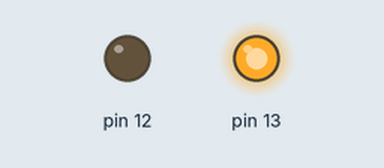
Recording of a sketch running on a simulated Arduino Uno, built with avr-gcc and run on an emulated ATmega328P. Parts: output pins drawn as LEDs (lit = HIGH).

Above: at 0.5 s.
At 2.6 s:
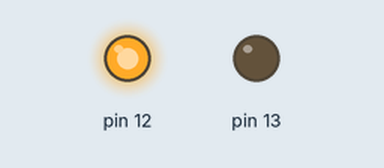
Timing chart, 0 to 5.5 s (numbered marks = the images above):
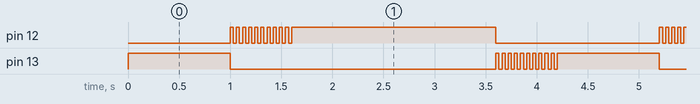

The sketch:

L01-singleton_state.ino
```cpp
class State {
  public:
  virtual ~State(){}
  virtual void enter(){};
  virtual State* run() = 0;
};

class White: public State {
  public:
  virtual void enter() override;
  virtual State* run() override;
};

class Green: public State {
  public:
  virtual void enter() override;
  virtual State* run() override;
};

static White white;
static Green green;
unsigned long lastMillis = 0;

void flash(int pin) {
   for(int i = 0; i<20; ++i) {
    digitalWrite(pin,!digitalRead(pin));
    delay(30);
  }
}

State* White::run() {
  if (millis() < lastMillis + 1000) {
    digitalWrite(13,HIGH);
    return this;
  }
  else {
    lastMillis = millis();
    digitalWrite(13,LOW);
    return &green;
  }
}

void White::enter() {
  flash(13);
  // update the timer
  lastMillis = millis();
}

State* Green::run() {
  if (millis() < lastMillis + 2000) {
    digitalWrite(12,HIGH);
    return this;
  }
  else {
    lastMillis = millis();
    digitalWrite(12,LOW);
    return &white;
  }
}

void Green::enter() {
  flash(12);
  // update the timer
  lastMillis = millis();
}

void setup() {
  pinMode(13,OUTPUT);
  pinMode(12,OUTPUT);
}

bool isChanged = false;
State* state = &white;
State* lastState = state;
void loop() {
  // if state changed last time, call enter
  if (isChanged)
    lastState->enter();
  // call run repeatedly
  state = lastState->run();
  // if state changed, record it;
  isChanged = (state != lastState);
  // reset lastState to current
  lastState = state;
}
```

Measured:
- by itself, pin 12: repeats every 4.2 s: HIGH 2.0 s, LOW 1.6 s, 10 × (HIGH 0.03 s, LOW 0.03 s)
- by itself, pin 13: moves between LOW and HIGH, repeating every 4.2 s
- by itself, everything shown: repeats every 4.2 s, in 4 steps
